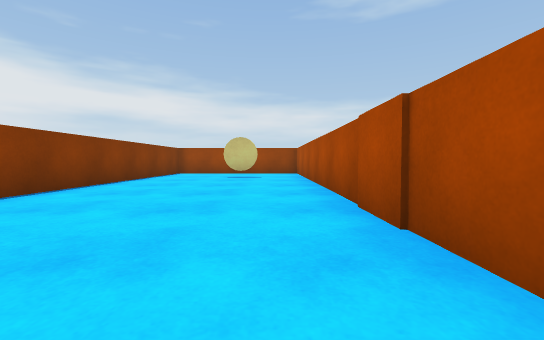
view 1 (above)

24 first-person views from a walk through a scene from a Unity 3-D project. The camera is 0.51 m above the floor, tilts 2° down and sees 90° across. The floor is counted in squares, 1 m on a side. Each view is taken from the middle of a square. On the plan, view 1 faces up. The plan holds only what a view shows up to about 9 squares ahead; the rest is blank. The place goes on beyond the plan. The player character is not drawn.

view 2
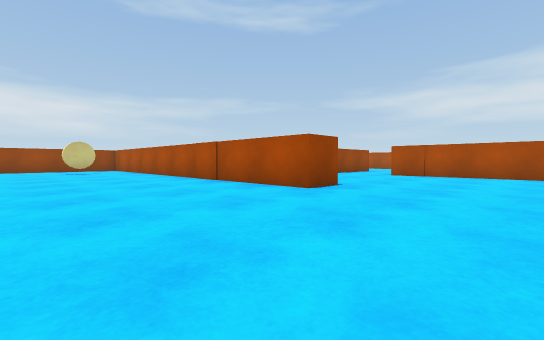

view 3
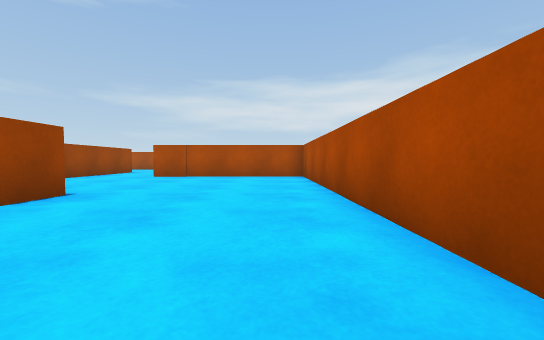

view 4
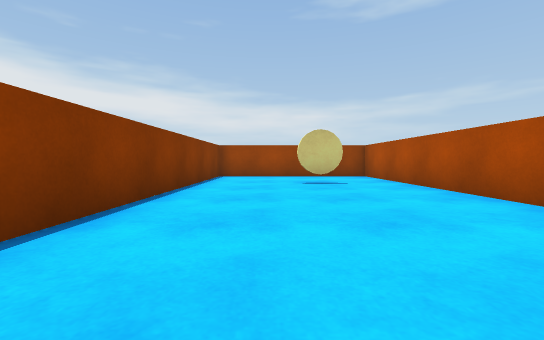

view 5
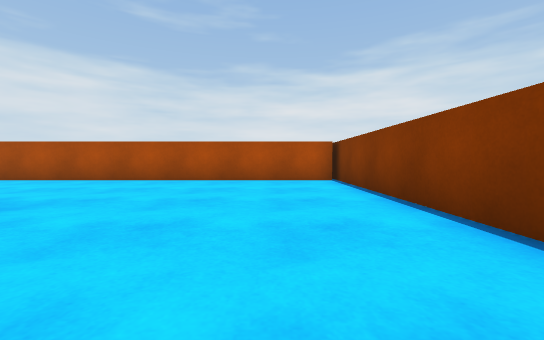

view 6
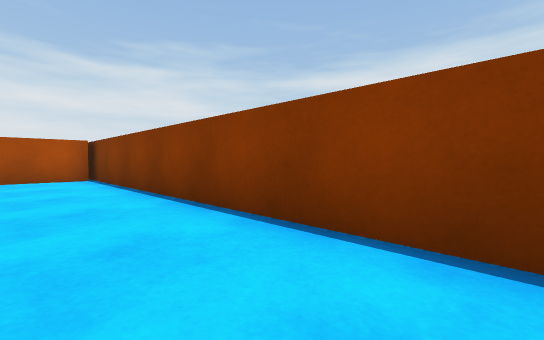

view 7
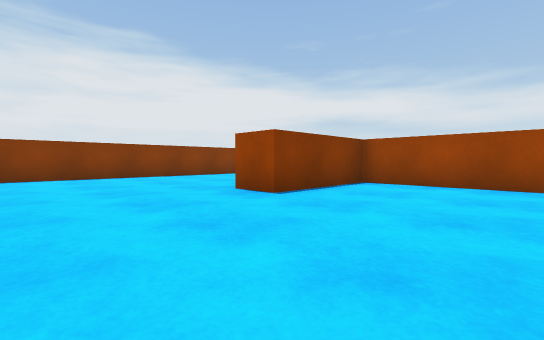

view 8
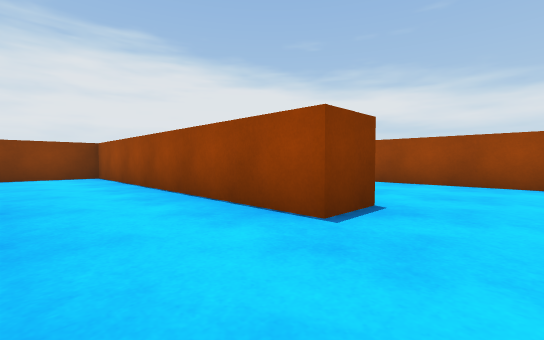

view 9
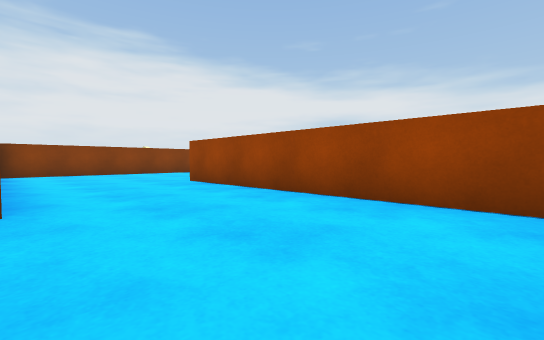

view 10
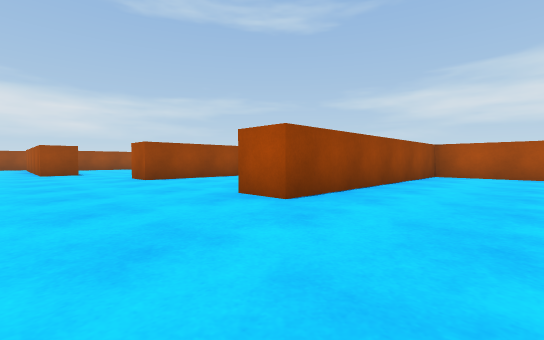

view 11
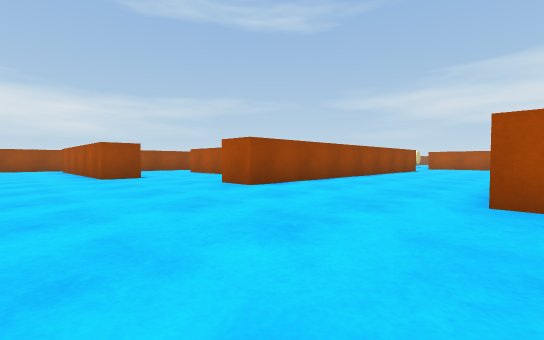

view 12
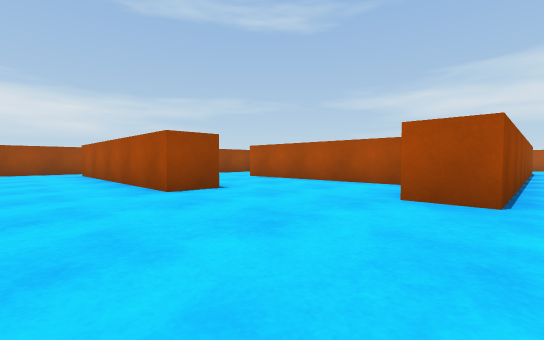

view 13
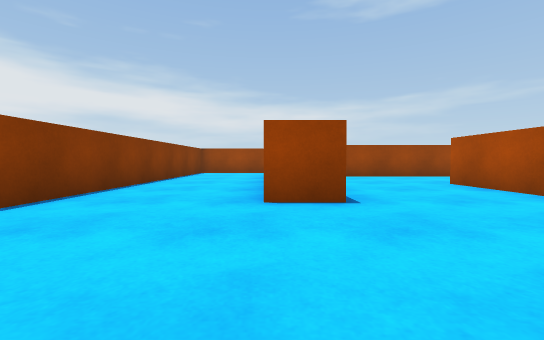

view 14
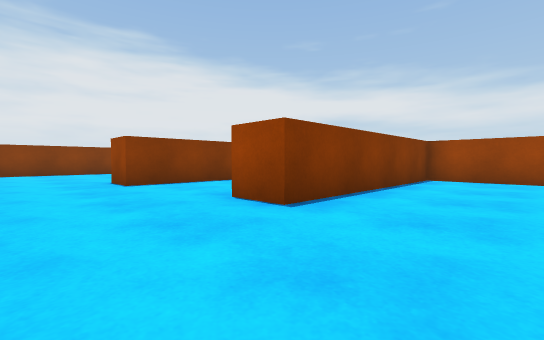

view 15
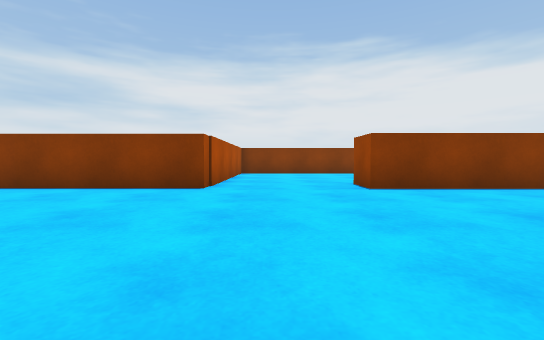

view 16
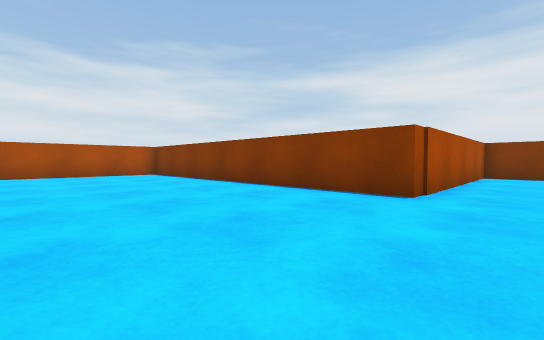

view 17
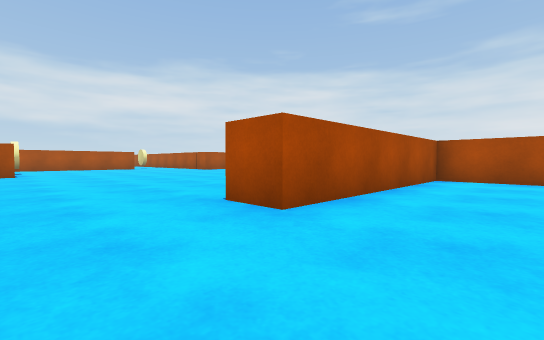

view 18
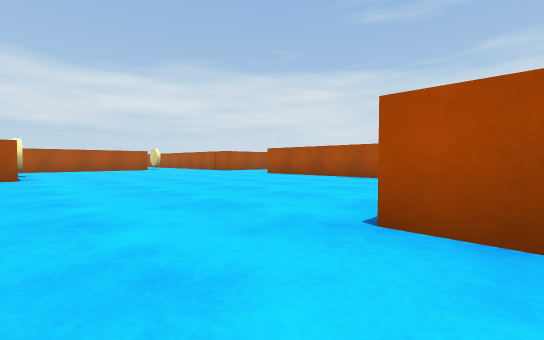

view 19
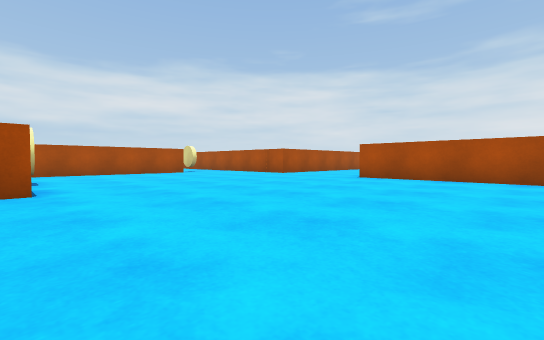

view 20
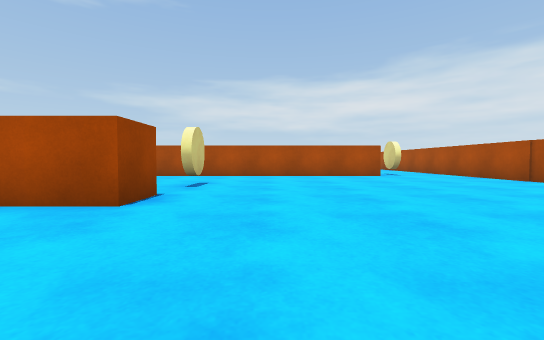

view 21
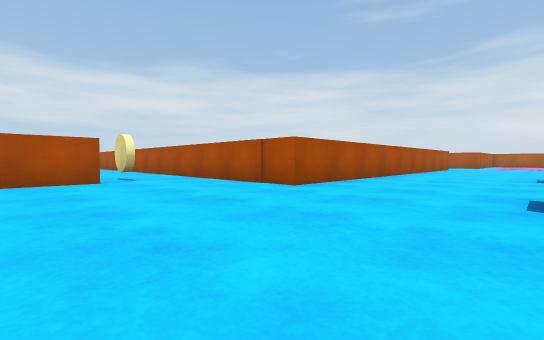

view 22
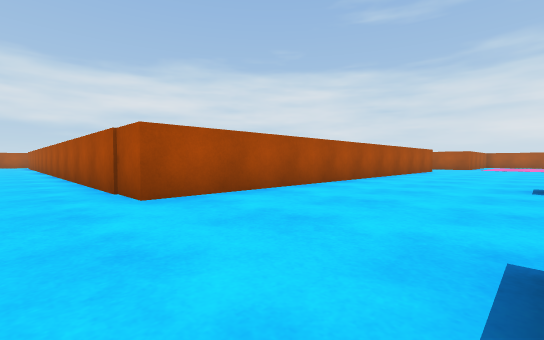

view 23
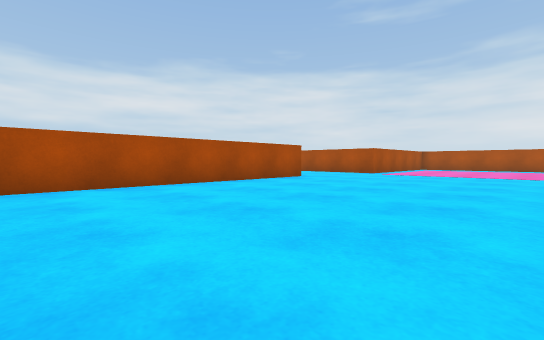

view 24
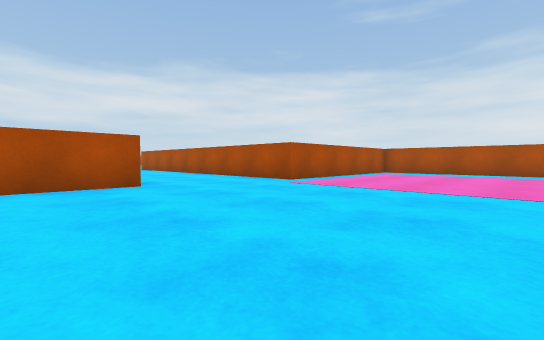

### Floor plan
Points are (right, up) in squares from view 1. A wall is a line through its corners. A room is listed if a view was taken in it or the views show most of it. See-through windows are left out.
Room 1 (views 1, 2, 3, 4, 5, 6, 7)
walls: (6.5, 2) (2, 2) (2, -1) (1, -1) (1, 10.8) (-3.7, 10.8) (-3.7, -5.9); (-3.6, -5) (6.7, -5) (6.7, -0.2)
ways out: opening at (7, 0.5) to room 2
objects: other object (-1, 8)
Room 2 (views 8, 9, 10, 11, 12, 13, 14, 15, 16, 17, 18, 19, 20, 21, 22, 23, 24)
walls: (13.5, 4) (13.5, 6.4) (6.7, 6.4) (6.7, 7.5); (9.7, 3.1) (9.7, 2) (6.5, 2); (15.4, 11.3) (6.7, 11.3) (6.7, 12.3) (8.9, 12.3) (8.9, 17.9) (10, 17.9); (12.2, 12.3) (17, 12.3); (3.2, 3) (6, 3); (20.6, -1) (20.6, 11.8) (25.6, 11.8); (0.5, 11.8) (2, 11.8) (2, 3); (23.9, 14.4) (23.9, 21.8); (10.8, 20.7) (5.9, 20.7) (5.9, 15.3) (4.9, 15.3) (4.9, 21.8); (19.8, -7) (19.8, -4.5); (19, 19.7) (18, 19.7) (18, 21.1); (15, -10.5) (16.2, -10.5); (2, 21) (2, 14.8) (1, 14.8)
ways out: opening at (7, 0.5) to room 1; opening at (1.5, 13.5); opening at (20.3, -3); opening at (24.5, 13.5)
objects: other object (21, 20); other object (25, 14)

Positions as (right, up) in squares from view 1, and headings:
1: (0, 0), facing up
2: (-3, -4), facing up-right
3: (-2, -4), facing right
4: (-2, 2), facing up
5: (-2, 2), facing down
6: (-2, 3), facing down-left
7: (5, -4), facing up-left
8: (11, 0), facing up-left
9: (13, 3), facing up-left
10: (4, 4), facing up-right
11: (3, 7), facing up-right
12: (3, 11), facing up-right
13: (5, 12), facing up
14: (8, 13), facing up-left
15: (7, 13), facing left
16: (6, 13), facing down-left
17: (7, 20), facing down-right
18: (9, 20), facing down-right
19: (13, 20), facing down-right
20: (15, 18), facing right
21: (17, 16), facing down-right
22: (17, 13), facing down-right
23: (15, 6), facing down-right
24: (15, 1), facing down-right
